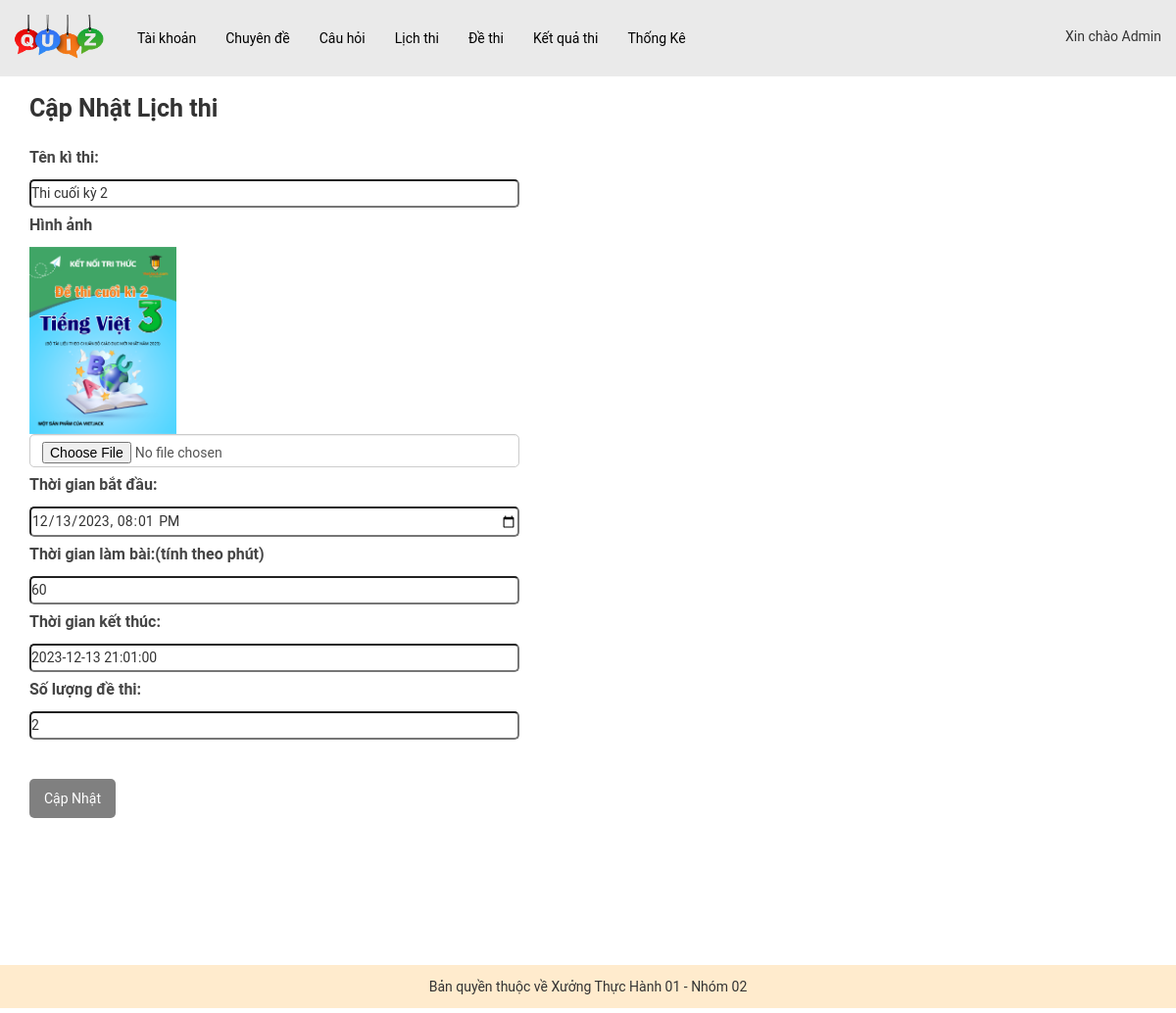
The app's page /admin/index.php?act=editlt&idlt=1 (signed in), older data.
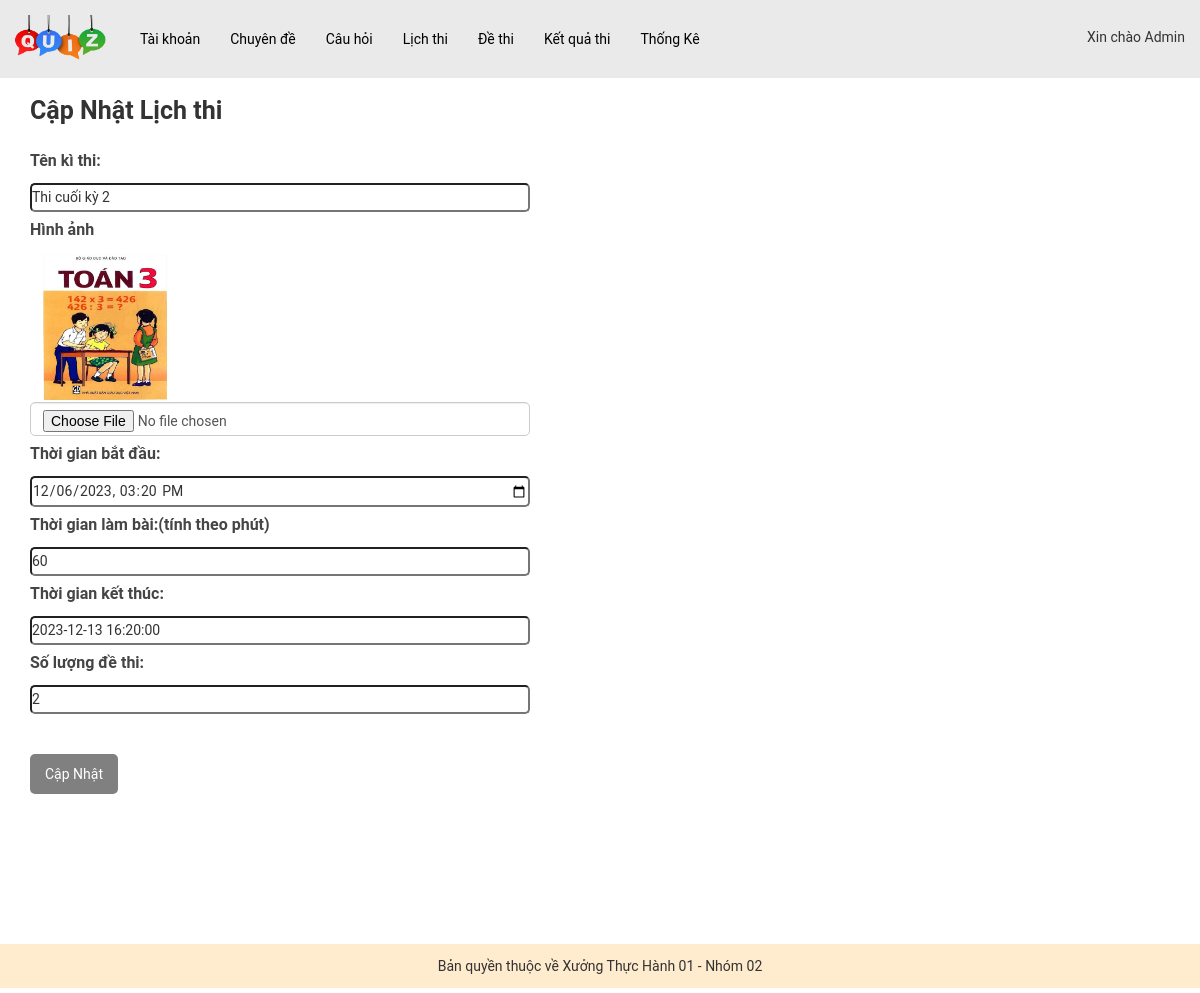
The same page, newer data.
### tables this page shows
CREATE TABLE `lichthi` (
  `id` int(11) NOT NULL,
  `name` varchar(255) NOT NULL COMMENT 'Tên lịch thi(tên kì thi)',
  `image_lt` varchar(255) DEFAULT NULL,
  `time_start` datetime NOT NULL COMMENT 'TG bắt đầu làm bài',
  `time_end` datetime NOT NULL COMMENT 'TG kết thúc làm bài',
  `time` int(11) NOT NULL COMMENT 'TG làm bài (vd: 45p)',
  `so_de_thi` int(11) NOT NULL COMMENT 'Số lượng đề thi'
);

### model/pdo.php (called while the page is built, shortened)
<?php
function pdo_get_connection(){
    $servername = "localhost";
    $username = "root";
    $password = "";
    try {
        $conn = new PDO("mysql:host=$servername;dbname=xuongth01_02", $username, $password);
        $conn->setAttribute(PDO::ATTR_ERRMODE, PDO::ERRMODE_EXCEPTION);
        return $conn;
    } catch(PDOException $e) {
        echo "Connection failed: " . $e->getMessage();
    }
}
function pdo_query_one($sql){
    $sql_args=array_slice(func_get_args(),1);
    try{
        $conn=pdo_get_connection();
        $stmt=$conn->prepare($sql);
        $stmt->execute($sql_args);
        $row=$stmt->fetch(PDO::FETCH_ASSOC);
        return $row;
    }
    catch(PDOException $e){
        throw $e;
    }
    finally{
        unset($conn);
    }
}
?>

### model/lichthi.php (called while the page is built, shortened)
<?php
function getold_lichthi($id)
{
    $sql = "select * from lichthi where id = $id";
    $result = pdo_query_one($sql);
    return $result;
}

### admin/lichthi/edit-lichthi.php (the view, shortened to what this page needs)
<div class="container content-boder-user">
    <div class="title-boder-top-user">
        <p>
            Cập Nhật Lịch thi
        </p>
    </div>
    <form action="?act=editlt" method="post" enctype="multipart/form-data">
        <div>
            <label for="user">Tên kì thi:</label><br>
            <input type="text" name="name" id="name" required value="<?php echo $olddata['name'] ?>">
        </div>
        <div class="mb-3">
            <label class="form-label">Hình ảnh</label> <br>
            <?php
            if ($olddata['image_lt'] != "" && $olddata['image_lt'] != null) {
                echo "<img width='150' src='../uploads/{$olddata['image_lt']}'>";
            }
            ?>
            <input class="form-control" type="file" name="image_lt">
        </div>
        <div>
            <label for="time_start">Thời gian bắt đầu:</label><br>
            <input type="datetime-local" id="start_datetime" name="time_start" onchange="calculateEndTime()" required value="<?php echo $olddata['time_start'] ?>">
        </div>
        <div>
            <div class="address-user">
                <label for="address">Thời gian làm bài:(tính theo phút)</label><br>
                <input type="number" name="time" id="duration" required onchange="calculateEndTime()" value="<?php echo $olddata['time'] ?>">
            </div>
        </div>
        <div>
            <div>
                <div class="address-user">
                    <label for="address">Thời gian kết thúc:</label><br>
                    <input type="text" name="time_end" id="end_time_input" value="<?php echo $olddata['time_end'] ?>">
                </div>
            </div>
            <div class="email">
                <label for="email">Số lượng đề thi:</label><br>
                <input type="number" name="so_de_thi" required value="<?php echo $olddata['so_de_thi'] ?>">
            </div>
        </div> <br>
        <button name="btnSubmit">Cập Nhật</button>
    </form>
</div>

Row changes from the older to the newer data that the page shows:
changed lichthi "Thi cuối kỳ 2": image_lt: a different picture; time_start "12/13/2023 20:01" → "12/06/2023 15:20"; time_end "2023-12-13 21:01:00" → "2023-12-13 16:20:00"
